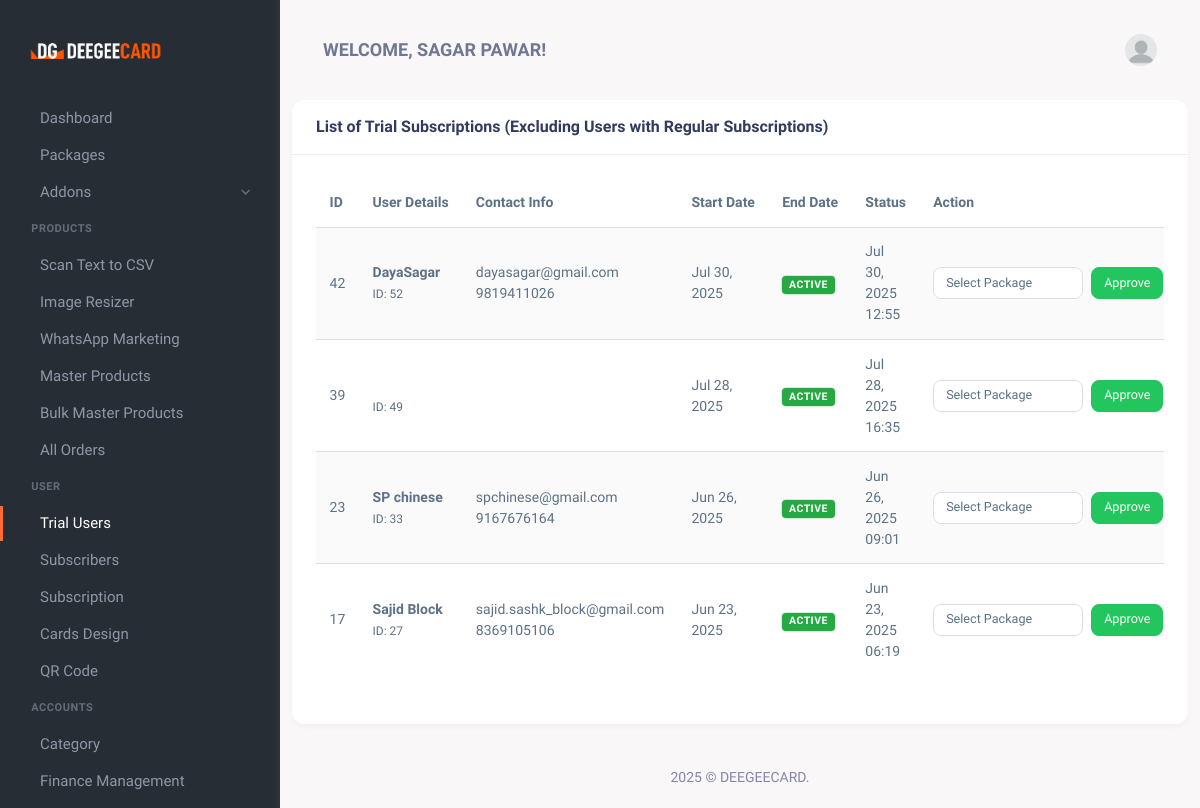
The page /list-of-trial-users.php (signed in) on the database as committed earlier.
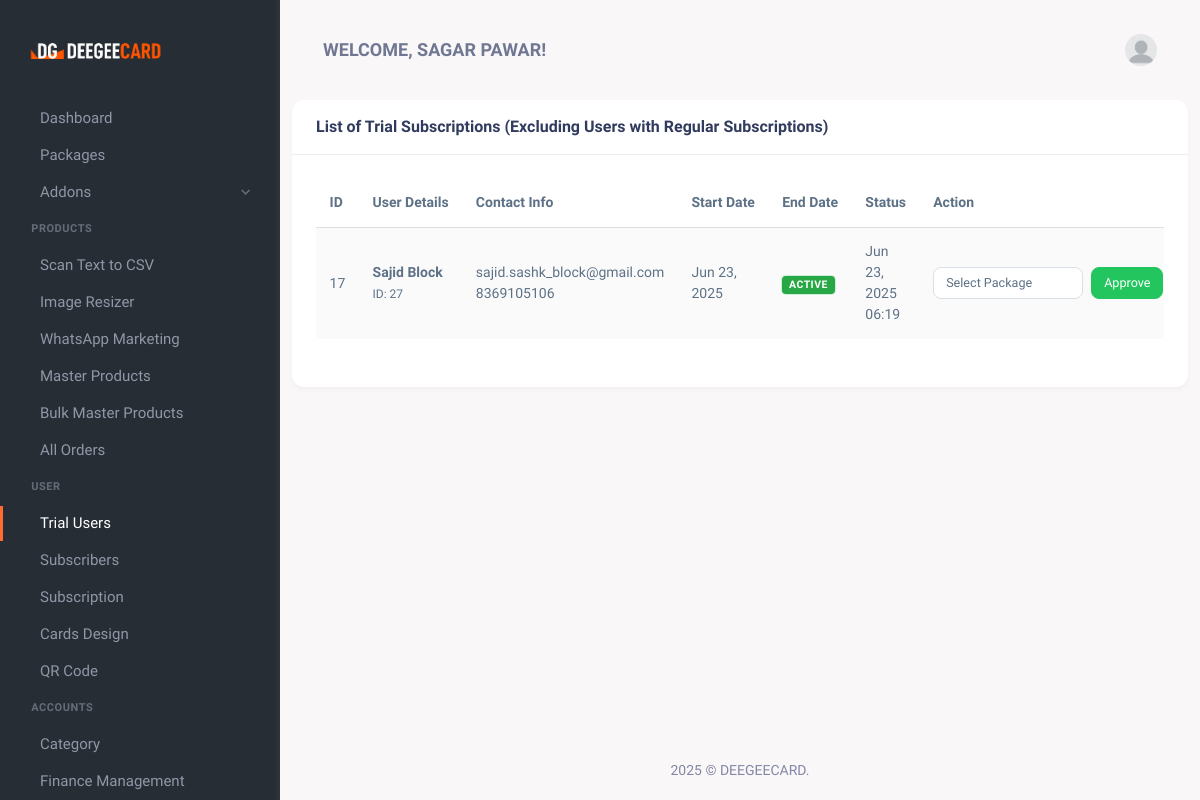
The same page on the database as committed later.
### tables this page shows
CREATE TABLE `trial_subscriptions` (
  `id` int(11) NOT NULL,
  `user_id` int(11) NOT NULL,
  `start_date` datetime NOT NULL,
  `end_date` datetime NOT NULL,
  `is_active` tinyint(1) DEFAULT '1',
  `created_at` timestamp NOT NULL DEFAULT CURRENT_TIMESTAMP
);

CREATE TABLE `users` (
  `id` int(11) NOT NULL,
  `Name` varchar(100) NOT NULL,
  `Email` varchar(100) NOT NULL,
  `Password` varchar(255) NOT NULL,
  `role` enum('admin','user','sales_person') NOT NULL DEFAULT 'user',
  `created_at` timestamp NOT NULL DEFAULT CURRENT_TIMESTAMP,
  `updated_at` timestamp NOT NULL DEFAULT CURRENT_TIMESTAMP ON UPDATE CURRENT_TIMESTAMP,
  `phone` varchar(15) NOT NULL,
  `address` text NOT NULL,
  `is_trial` tinyint(1) DEFAULT '0',
  `trial_start` datetime DEFAULT NULL,
  `trial_end` datetime DEFAULT NULL
);

### list-of-trial-users.php (the view, shortened to what the changed rows need)
<?php
require 'db_connection.php';
$records_per_page = 20;
$page = isset($_GET['page']) ? (int)$_GET['page'] : 1;
$page = max(1, $page);
$offset = ($page - 1) * $records_per_page;
$sql = "SELECT ts.id, ts.user_id, u.name as user_name, u.email, u.phone,
               ts.start_date, ts.end_date, ts.is_active, ts.created_at
        FROM trial_subscriptions ts
        JOIN users u ON ts.user_id = u.id
        WHERE NOT EXISTS (
            SELECT 1 FROM subscriptions s
            WHERE s.user_id = ts.user_id
        )
        ORDER BY ts.created_at DESC
        LIMIT ?, ?";
$stmt = $conn->prepare($sql);
$stmt->bind_param("ii", $offset, $records_per_page);
$stmt->execute();
$result = $stmt->get_result();
?>
<!DOCTYPE html>
<html lang="en">
<head>
    <link href="assets/css/vendor.min.css" rel="stylesheet" type="text/css" />
    <link href="assets/css/icons.min.css" rel="stylesheet" type="text/css" />
    <link href="assets/css/app.min.css" rel="stylesheet" type="text/css" />
    <link href="assets/css/style.css" rel="stylesheet" type="text/css" />
</head>
<body>
    <div class="wrapper">
        <div class="page-content">
            <div class="container">
                <div class="row">
                    <div class="col-xl-12">
                        <div class="card">
                            <div class="card-body">
                                <div class="table-responsive">
                                    <table class="table table-centered table-striped table-hover">
                                        <thead class="thead-light">
                                            <tr>
                                                <th>ID</th>
                                                <th>User Details</th>
                                                <th>Contact Info</th>
                                                <th>Start Date</th>
                                                <th>End Date</th>
                                                <th>Status</th>
                                                <th>Action</th>
                                            </tr>
                                        </thead>
                                        <tbody>
                                            <?php while ($row = $result->fetch_assoc()): ?>
                                                <tr>
                                                    <td><?= htmlspecialchars($row['id']) ?></td>
                                                    <td>
                                                        <strong><?= htmlspecialchars($row['user_name']) ?></strong><br>
                                                        <small class="text-muted">ID: <?= $row['user_id'] ?></small>
                                                    </td>
                                                    <td>
                                                        <div><?= htmlspecialchars($row['email']) ?></div>
                                                        <div><?= htmlspecialchars($row['phone']) ?></div>
                                                    </td>
                                                    <td><?= date('M d, Y', strtotime($row['start_date'])) ?></td>
                                                    <td>
                                                        <span class="badge <?= $row['is_active'] ? 'badge-success' : 'badge-secondary' ?>">
                                                            <?= $row['is_active'] ? 'Active' : 'Inactive' ?>
                                                        </span>
                                                    </td>
                                                    <td><?= date('M d, Y H:i', strtotime($row['created_at'])) ?></td>
                                                    <td>
                                                        <form method="POST" action="" class="form-inline">
                                                            <select name="package_id" class="form-control form-control-sm mr-2" required>
                                                                <option value="">Select Package</option>
                                                            </select>
                                                            <button type="submit" name="approve_trial" class="btn btn-success btn-sm">
                                                                Approve
                                                            </button>
                                                        </form>
                                                    </td>
                                                </tr>
                                            <?php endwhile; ?>
                                        </tbody>
                                    </table>
                                </div>
                            </div>
                        </div>
                    </div>
                </div>
            </div>
        </div>
    </div>
</body>
</html>

Rows that differ between the two databases and show on the page:
no longer on this page (row edited): trial_subscriptions: id "42", user.Name "DayaSagar", user "52", user.Email "dayasagar@gmail.com", user.phone "9819411026", start_date "Jul 30, 2025", is_active "ACTIVE", created_at "Jul 30, 2025 12:55"
removed trial_subscriptions: id "39", user "49", start_date "Jul 28, 2025", is_active "ACTIVE", created_at "Jul 28, 2025 16:35"
no longer on this page (row unchanged): trial_subscriptions: id "23", user.Name "SP chinese", user "33", user.Email "spchinese@gmail.com", user.phone "9167676164", start_date "Jun 26, 2025", is_active "ACTIVE", created_at "Jun 26, 2025 09:01"
